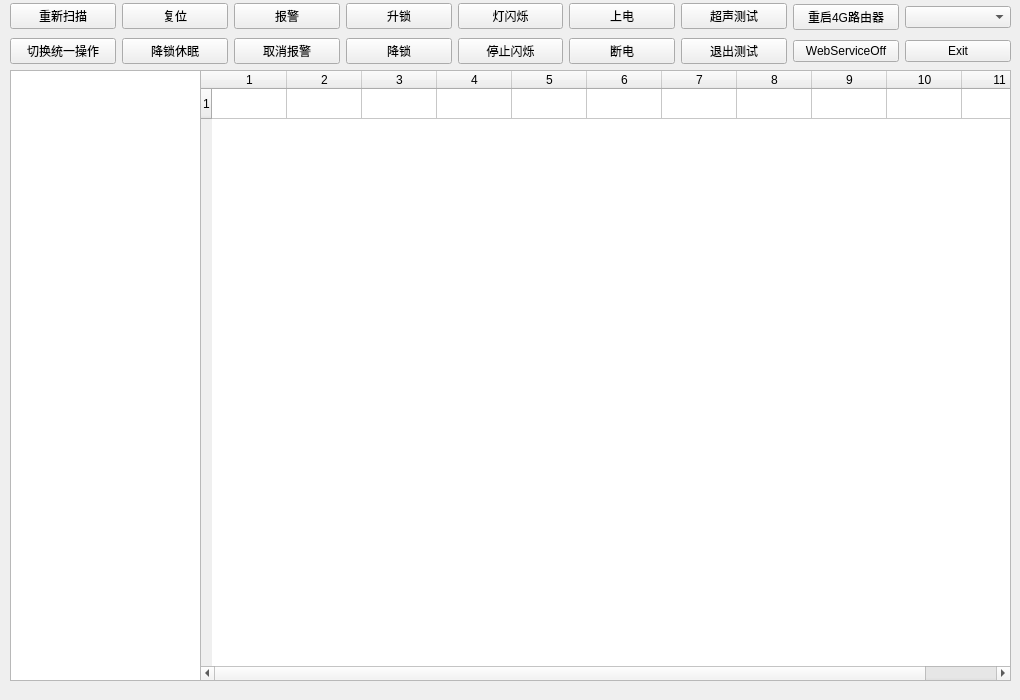
<?xml version="1.0" encoding="UTF-8"?>
<ui version="4.0">
 <class>Form</class>
 <widget class="QWidget" name="Form">
  <property name="geometry">
   <rect>
    <x>0</x>
    <y>0</y>
    <width>1020</width>
    <height>700</height>
   </rect>
  </property>
  <property name="windowTitle">
   <string>Form</string>
  </property>
  <widget class="QTableWidget" name="tableWidget">
   <property name="enabled">
    <bool>true</bool>
   </property>
   <property name="geometry">
    <rect>
     <x>200</x>
     <y>70</y>
     <width>811</width>
     <height>611</height>
    </rect>
   </property>
   <property name="autoFillBackground">
    <bool>false</bool>
   </property>
   <property name="editTriggers">
    <set>QAbstractItemView::NoEditTriggers</set>
   </property>
   <property name="alternatingRowColors">
    <bool>false</bool>
   </property>
   <property name="selectionBehavior">
    <enum>QAbstractItemView::SelectRows</enum>
   </property>
   <property name="showGrid">
    <bool>true</bool>
   </property>
   <property name="gridStyle">
    <enum>Qt::SolidLine</enum>
   </property>
   <property name="rowCount">
    <number>1</number>
   </property>
   <property name="columnCount">
    <number>11</number>
   </property>
   <attribute name="horizontalHeaderDefaultSectionSize">
    <number>75</number>
   </attribute>
   <row/>
   <column/>
   <column/>
   <column/>
   <column/>
   <column/>
   <column/>
   <column/>
   <column/>
   <column/>
   <column/>
   <column/>
  </widget>
  <widget class="QWidget" name="layoutWidget">
   <property name="geometry">
    <rect>
     <x>10</x>
     <y>0</y>
     <width>1001</width>
     <height>68</height>
    </rect>
   </property>
   <layout class="QHBoxLayout" name="horizontalLayout">
    <item>
     <layout class="QVBoxLayout" name="verticalLayout_9">
      <item>
       <widget class="QPushButton" name="pushButton_ReScan">
        <property name="text">
         <string>重新扫描</string>
        </property>
       </widget>
      </item>
      <item>
       <widget class="QPushButton" name="pushButton_handleAll">
        <property name="text">
         <string>切换统一操作</string>
        </property>
       </widget>
      </item>
     </layout>
    </item>
    <item>
     <layout class="QVBoxLayout" name="verticalLayout_5">
      <item>
       <widget class="QPushButton" name="pushButton_Reset">
        <property name="text">
         <string>复位</string>
        </property>
       </widget>
      </item>
      <item>
       <widget class="QPushButton" name="pushButton_LockDownRest">
        <property name="text">
         <string>降锁休眠</string>
        </property>
       </widget>
      </item>
     </layout>
    </item>
    <item>
     <layout class="QVBoxLayout" name="verticalLayout_2">
      <item>
       <widget class="QPushButton" name="pushButton_EnableAlarm">
        <property name="text">
         <string>报警</string>
        </property>
       </widget>
      </item>
      <item>
       <widget class="QPushButton" name="pushButton_DisableAlarm">
        <property name="text">
         <string>取消报警</string>
        </property>
       </widget>
      </item>
     </layout>
    </item>
    <item>
     <layout class="QVBoxLayout" name="verticalLayout_3">
      <item>
       <widget class="QPushButton" name="pushButton_LockUp">
        <property name="text">
         <string>升锁</string>
        </property>
       </widget>
      </item>
      <item>
       <widget class="QPushButton" name="pushButton_LockDown">
        <property name="text">
         <string>降锁</string>
        </property>
       </widget>
      </item>
     </layout>
    </item>
    <item>
     <layout class="QVBoxLayout" name="verticalLayout_4">
      <item>
       <widget class="QPushButton" name="pushButton_LightOn">
        <property name="text">
         <string>灯闪烁</string>
        </property>
       </widget>
      </item>
      <item>
       <widget class="QPushButton" name="pushButton_LightOff">
        <property name="text">
         <string>停止闪烁</string>
        </property>
       </widget>
      </item>
     </layout>
    </item>
    <item>
     <layout class="QVBoxLayout" name="verticalLayout">
      <item>
       <widget class="QPushButton" name="pushButton_LockPowerOn">
        <property name="text">
         <string>上电</string>
        </property>
       </widget>
      </item>
      <item>
       <widget class="QPushButton" name="pushButton_LockPowerOff">
        <property name="text">
         <string>断电</string>
        </property>
       </widget>
      </item>
     </layout>
    </item>
    <item>
     <layout class="QVBoxLayout" name="verticalLayout_7">
      <item>
       <widget class="QPushButton" name="pushButton_ChaoShengTest">
        <property name="text">
         <string>超声测试</string>
        </property>
       </widget>
      </item>
      <item>
       <widget class="QPushButton" name="pushButton_QuitTest">
        <property name="text">
         <string>退出测试</string>
        </property>
       </widget>
      </item>
     </layout>
    </item>
    <item>
     <layout class="QVBoxLayout" name="verticalLayout_6">
      <item>
       <widget class="QPushButton" name="pushButton_4GReboot">
        <property name="text">
         <string>重启4G路由器</string>
        </property>
       </widget>
      </item>
      <item>
       <widget class="QPushButton" name="pushButton_webstatus">
        <property name="text">
         <string>WebServiceOff</string>
        </property>
       </widget>
      </item>
     </layout>
    </item>
    <item>
     <layout class="QVBoxLayout" name="verticalLayout_8">
      <item>
       <widget class="QComboBox" name="comboBox"/>
      </item>
      <item>
       <widget class="QPushButton" name="pushButton_exit">
        <property name="text">
         <string>Exit</string>
        </property>
       </widget>
      </item>
     </layout>
    </item>
   </layout>
  </widget>
  <widget class="QTextBrowser" name="textBrowser_Cam">
   <property name="geometry">
    <rect>
     <x>10</x>
     <y>70</y>
     <width>191</width>
     <height>611</height>
    </rect>
   </property>
  </widget>
 </widget>
 <resources/>
 <connections/>
</ui>
